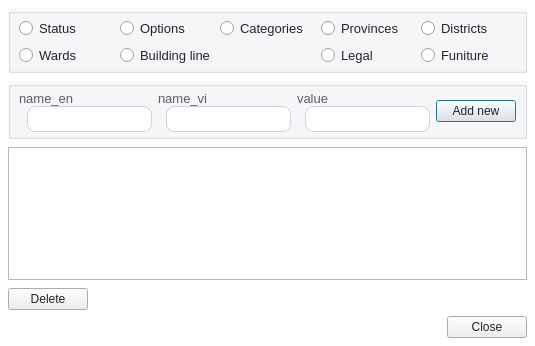
<?xml version="1.0" encoding="UTF-8"?>
<ui version="4.0">
 <class>Dialog_REProductSettings</class>
 <widget class="QDialog" name="Dialog_REProductSettings">
  <property name="geometry">
   <rect>
    <x>0</x>
    <y>0</y>
    <width>535</width>
    <height>346</height>
   </rect>
  </property>
  <property name="windowTitle">
   <string>Dialog</string>
  </property>
  <property name="styleSheet">
   <string notr="true">#Dialog_REProductSettings {
  font-family: &quot;Courier New&quot;;
  background-color: #FFFFFF;
}
QGroupBox {
  font-family: &quot;Courier New&quot;;
  font-size: 13px;
  background-color: rgba(248, 249, 250, 1);
}
QLineEdit {
  padding: 4px 0;
  border: 1px solid #ced4da;
  border-radius: 8px;
  margin-left: 8px;
  padding-left: 4px;
  background-color: #FFFFFF;
  color:#212529;
}
QPlainTextEdit {
	background-color: #FFFFFF;
  color:#212529;
}
QLabel {
  font-family: &quot;Courier New&quot;;
  font-size: 13px;
  color: rgb(90, 93, 97);
}
QRadioButton {
  font-family: &quot;Courier New&quot;;
  font-size: 13px;
  color: #212529;
}
QComboBox {
  font-family: &quot;Courier New&quot;;
  font-size: 13px;
  color: #212529;
}
QPushButton {
  color: #212529;
}

</string>
  </property>
  <layout class="QVBoxLayout" name="verticalLayout_5">
   <property name="leftMargin">
    <number>8</number>
   </property>
   <property name="topMargin">
    <number>8</number>
   </property>
   <property name="rightMargin">
    <number>8</number>
   </property>
   <property name="bottomMargin">
    <number>8</number>
   </property>
   <item>
    <layout class="QVBoxLayout" name="verticalLayout_4">
     <property name="spacing">
      <number>8</number>
     </property>
     <property name="bottomMargin">
      <number>0</number>
     </property>
     <item>
      <widget class="QGroupBox" name="groupBox">
       <property name="title">
        <string/>
       </property>
       <layout class="QGridLayout" name="gridLayout_5">
        <property name="leftMargin">
         <number>8</number>
        </property>
        <property name="topMargin">
         <number>4</number>
        </property>
        <property name="rightMargin">
         <number>8</number>
        </property>
        <property name="bottomMargin">
         <number>4</number>
        </property>
        <item row="0" column="0">
         <layout class="QGridLayout" name="gridLayout_4">
          <item row="0" column="4">
           <widget class="QRadioButton" name="districts_radio">
            <property name="text">
             <string>Districts</string>
            </property>
           </widget>
          </item>
          <item row="0" column="2">
           <widget class="QRadioButton" name="categories_radio">
            <property name="text">
             <string>Categories</string>
            </property>
           </widget>
          </item>
          <item row="1" column="3">
           <widget class="QRadioButton" name="legal_s_radio">
            <property name="text">
             <string>Legal</string>
            </property>
           </widget>
          </item>
          <item row="1" column="4">
           <widget class="QRadioButton" name="furniture_s_radio">
            <property name="text">
             <string>Funiture</string>
            </property>
           </widget>
          </item>
          <item row="0" column="3">
           <widget class="QRadioButton" name="provinces_radio">
            <property name="text">
             <string>Provinces</string>
            </property>
           </widget>
          </item>
          <item row="0" column="1">
           <widget class="QRadioButton" name="options_radio">
            <property name="text">
             <string>Options</string>
            </property>
           </widget>
          </item>
          <item row="0" column="0">
           <widget class="QRadioButton" name="statuses_radio">
            <property name="text">
             <string>Status</string>
            </property>
           </widget>
          </item>
          <item row="1" column="0">
           <widget class="QRadioButton" name="wards_radio">
            <property name="text">
             <string>Wards</string>
            </property>
           </widget>
          </item>
          <item row="1" column="1" colspan="2">
           <widget class="QRadioButton" name="building_line_s_radio">
            <property name="text">
             <string>Building line</string>
            </property>
           </widget>
          </item>
         </layout>
        </item>
       </layout>
      </widget>
     </item>
     <item>
      <widget class="QGroupBox" name="field_container">
       <property name="title">
        <string/>
       </property>
       <layout class="QHBoxLayout" name="horizontalLayout_2">
        <property name="leftMargin">
         <number>8</number>
        </property>
        <property name="topMargin">
         <number>4</number>
        </property>
        <property name="rightMargin">
         <number>8</number>
        </property>
        <property name="bottomMargin">
         <number>4</number>
        </property>
        <item>
         <layout class="QHBoxLayout" name="horizontalLayout">
          <item>
           <widget class="QWidget" name="name_en_container" native="true">
            <property name="styleSheet">
             <string notr="true"/>
            </property>
            <layout class="QGridLayout" name="gridLayout_2">
             <property name="leftMargin">
              <number>0</number>
             </property>
             <property name="topMargin">
              <number>0</number>
             </property>
             <property name="rightMargin">
              <number>0</number>
             </property>
             <property name="bottomMargin">
              <number>0</number>
             </property>
             <property name="horizontalSpacing">
              <number>4</number>
             </property>
             <item row="0" column="0">
              <layout class="QVBoxLayout" name="verticalLayout_2">
               <property name="spacing">
                <number>0</number>
               </property>
               <item>
                <widget class="QLabel" name="name_en_label">
                 <property name="text">
                  <string>name_en</string>
                 </property>
                </widget>
               </item>
               <item>
                <widget class="QLineEdit" name="name_en_input"/>
               </item>
              </layout>
             </item>
            </layout>
           </widget>
          </item>
          <item>
           <widget class="QWidget" name="name_vi_container" native="true">
            <property name="styleSheet">
             <string notr="true"/>
            </property>
            <layout class="QGridLayout" name="gridLayout">
             <property name="leftMargin">
              <number>0</number>
             </property>
             <property name="topMargin">
              <number>0</number>
             </property>
             <property name="rightMargin">
              <number>0</number>
             </property>
             <property name="bottomMargin">
              <number>0</number>
             </property>
             <property name="horizontalSpacing">
              <number>4</number>
             </property>
             <item row="0" column="0">
              <layout class="QVBoxLayout" name="verticalLayout">
               <property name="spacing">
                <number>0</number>
               </property>
               <item>
                <widget class="QLabel" name="name_v_label">
                 <property name="text">
                  <string>name_vi</string>
                 </property>
                </widget>
               </item>
               <item>
                <widget class="QLineEdit" name="name_vi_input"/>
               </item>
              </layout>
             </item>
            </layout>
           </widget>
          </item>
          <item>
           <widget class="QWidget" name="value_container" native="true">
            <property name="styleSheet">
             <string notr="true"/>
            </property>
            <layout class="QGridLayout" name="gridLayout_3">
             <property name="leftMargin">
              <number>0</number>
             </property>
             <property name="topMargin">
              <number>0</number>
             </property>
             <property name="rightMargin">
              <number>0</number>
             </property>
             <property name="bottomMargin">
              <number>0</number>
             </property>
             <property name="horizontalSpacing">
              <number>4</number>
             </property>
             <item row="0" column="0">
              <layout class="QVBoxLayout" name="verticalLayout_3">
               <property name="spacing">
                <number>0</number>
               </property>
               <item>
                <widget class="QLabel" name="value_label">
                 <property name="text">
                  <string>value</string>
                 </property>
                </widget>
               </item>
               <item>
                <widget class="QLineEdit" name="value_input"/>
               </item>
              </layout>
             </item>
            </layout>
           </widget>
          </item>
          <item>
           <widget class="QPushButton" name="create_btn">
            <property name="text">
             <string>Add new</string>
            </property>
           </widget>
          </item>
         </layout>
        </item>
       </layout>
      </widget>
     </item>
     <item>
      <widget class="QTableView" name="tableView"/>
     </item>
     <item>
      <layout class="QHBoxLayout" name="horizontalLayout_3">
       <item>
        <widget class="QPushButton" name="delete_btn">
         <property name="autoFillBackground">
          <bool>true</bool>
         </property>
         <property name="styleSheet">
          <string notr="true"/>
         </property>
         <property name="text">
          <string>Delete</string>
         </property>
        </widget>
       </item>
       <item>
        <spacer name="horizontalSpacer">
         <property name="orientation">
          <enum>Qt::Orientation::Horizontal</enum>
         </property>
         <property name="sizeHint" stdset="0">
          <size>
           <width>40</width>
           <height>20</height>
          </size>
         </property>
        </spacer>
       </item>
      </layout>
     </item>
    </layout>
   </item>
   <item>
    <widget class="QDialogButtonBox" name="buttonBox">
     <property name="orientation">
      <enum>Qt::Orientation::Horizontal</enum>
     </property>
     <property name="standardButtons">
      <set>QDialogButtonBox::StandardButton::Close</set>
     </property>
    </widget>
   </item>
  </layout>
 </widget>
 <tabstops>
  <tabstop>statuses_radio</tabstop>
  <tabstop>options_radio</tabstop>
  <tabstop>categories_radio</tabstop>
  <tabstop>provinces_radio</tabstop>
  <tabstop>districts_radio</tabstop>
  <tabstop>wards_radio</tabstop>
  <tabstop>building_line_s_radio</tabstop>
  <tabstop>legal_s_radio</tabstop>
  <tabstop>furniture_s_radio</tabstop>
  <tabstop>name_en_input</tabstop>
  <tabstop>name_vi_input</tabstop>
  <tabstop>create_btn</tabstop>
  <tabstop>value_input</tabstop>
  <tabstop>tableView</tabstop>
 </tabstops>
 <resources/>
 <connections>
  <connection>
   <sender>buttonBox</sender>
   <signal>accepted()</signal>
   <receiver>Dialog_REProductSettings</receiver>
   <slot>accept()</slot>
   <hints>
    <hint type="sourcelabel">
     <x>256</x>
     <y>345</y>
    </hint>
    <hint type="destinationlabel">
     <x>157</x>
     <y>274</y>
    </hint>
   </hints>
  </connection>
  <connection>
   <sender>buttonBox</sender>
   <signal>rejected()</signal>
   <receiver>Dialog_REProductSettings</receiver>
   <slot>reject()</slot>
   <hints>
    <hint type="sourcelabel">
     <x>324</x>
     <y>345</y>
    </hint>
    <hint type="destinationlabel">
     <x>286</x>
     <y>274</y>
    </hint>
   </hints>
  </connection>
 </connections>
</ui>
